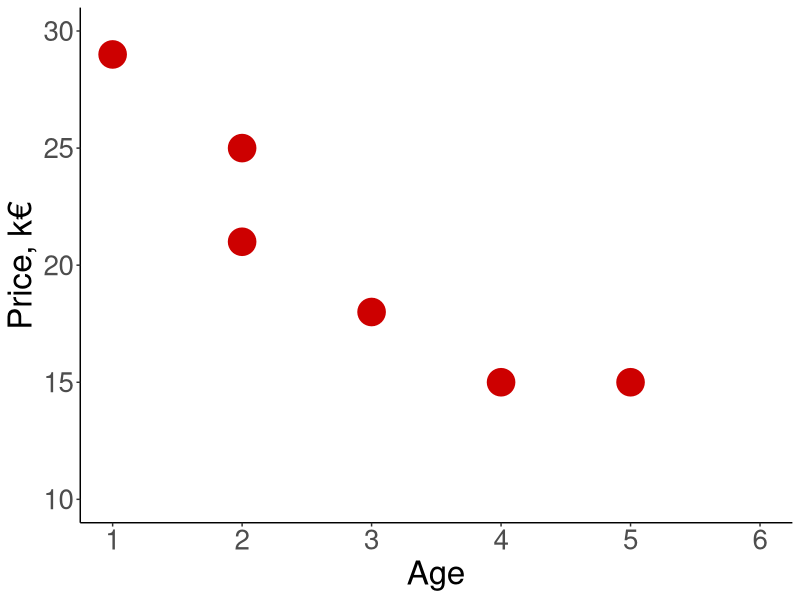

Generate this figure with R:
## ---- chunk 1
#| echo: false
library(ggplot2)
df <- data.frame(Price = c(29, 25, 21, 18, 15, 15), 
                 Age = c(1, 2, 2, 3, 4, 5))
df
## ---- chunk 2
#| echo: false
ggplot(df, aes(Age, Price))+
  geom_point(size = 9, color = 'red3')+
  theme_classic()+
  scale_y_continuous(name = 'Price, k€', limits = c(10, 30),
                     breaks = seq(10, 30, 5))+
  scale_x_continuous(limits = c(1,6), breaks = 1:6)+
  theme(axis.text.x = element_text(size = 20),
        axis.text.y = element_text(size = 20),
        axis.title.x = element_text(size = 24),
        axis.title.y = element_text(size = 24))
